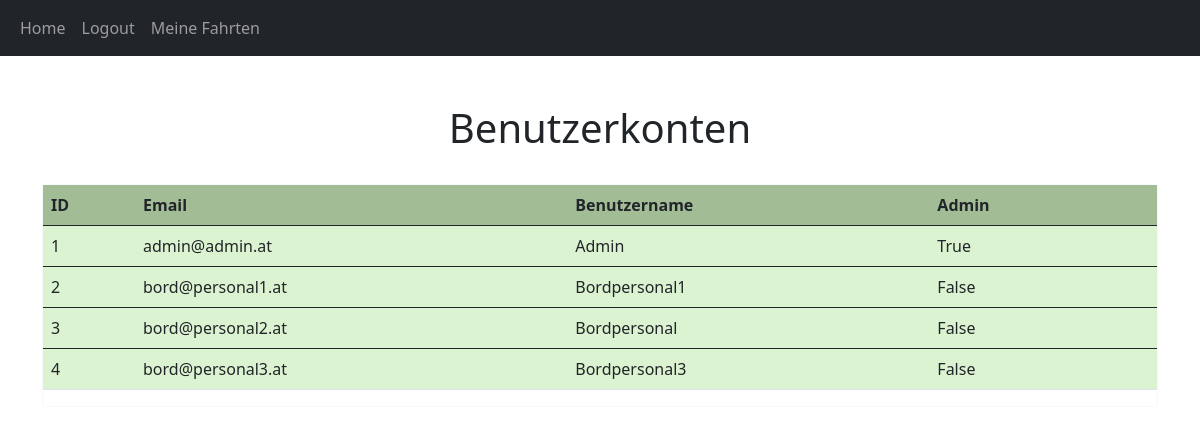
The page /Accounts (signed in) on the database its author committed.
### website/models.py (models this page shows, shortened)
class User(db.Model, UserMixin):
    id = db.Column(db.Integer, primary_key=True)
    email = db.Column(db.String(150), unique=True)
    username = db.Column(db.String(150), unique=True)
    password = db.Column(db.String(150))
    date_created = db.Column(db.DateTime(timezone=True), default=func.now())
    admin = db.Column(db.String(150))
    posts = db.relationship('Post', backref='user', passive_deletes=True)
    def get_admin(self):
        return self.admin

### website/views.py (the view)
@views.route("/Accounts", methods=['GET', 'POST'])
@login_required
def get_accounts():
    users = User.query.all()
    return render_template('bordpersonal.html', user=current_user, users=users)

### website/__init__.py (called while the page is built)
def create_app():
    app = Flask(__name__)
    app.config['SECRET_KEY'] = "helloworld"
    app.config['SQLALCHEMY_DATABASE_URI'] = f'sqlite:///{DB_NAME}'
    db.init_app(app)
    from .views import views
    from .auth import auth
    app.register_blueprint(views, url_prefix="/")
    app.register_blueprint(auth, url_prefix="/")
    from .models import User, Post
    create_database(app)
    login_manager = LoginManager()
    login_manager.login_view = "auth.login"
    login_manager.init_app(app)
    @login_manager.user_loader
    def load_user(id):
        return User.query.get(int(id))
    return app

### website/templates/bordpersonal.html (shortened to what this page needs)
{% extends "base.html" %} {% block title %}Accounts verwalten{% endblock %} {% block content
    %}
    <link rl="stylesheet" href="/static/stylesl.css"/>
    <h1 align="center">
      <br/>
      {% block header %}Benutzerkonten{% endblock %}</h1>
      <link rl="stylesheet" href="/static/stylesl.css"/>
    <div id="users">
      <br/>
      <div class="card border-light" align="center">
      <table class = "table table-hover">
        <thread>
          <tr class="table" style="background-color:rgb(162, 188, 149)">
            <th scope="col">ID</th>
            <th scope="col">Email</th>
            <th scope="col">Benutzername</th>
            <th scope="col">Admin</th>
            <th scope="col"></th>
          </tr>
        </thread>
        {% for u in users %}
            <tbody>
              <tr class="table" style="background-color:rgb(219, 243, 208)">
                <td>{{u.id}}</td>
                <td>{{u.email}}</td>
                <td>{{u.username}}</td>
                <td>{{u.admin}}</td>
                {% if user.get_admin() == 'True' %}
                    <td><a href="/delete-user/{{u.id}}" style="color: rgb(112, 3, 3)">Löschen</a></td>
                {% else %}
                    <td></td>
                {% endif %}
              </tr>
            </tbody>
        {% endfor %}
      </table>
    </div>
     {% endblock %}

### rows shown on the page
User: id "1", email "admin@admin.at", username "Admin", admin "True"
User: id "2", email "bord@personal1.at", username "Bordpersonal1", admin "False"
User: id "3", email "bord@personal2.at", username "Bordpersonal", admin "False"
User: id "4", email "bord@personal3.at", username "Bordpersonal3", admin "False"
